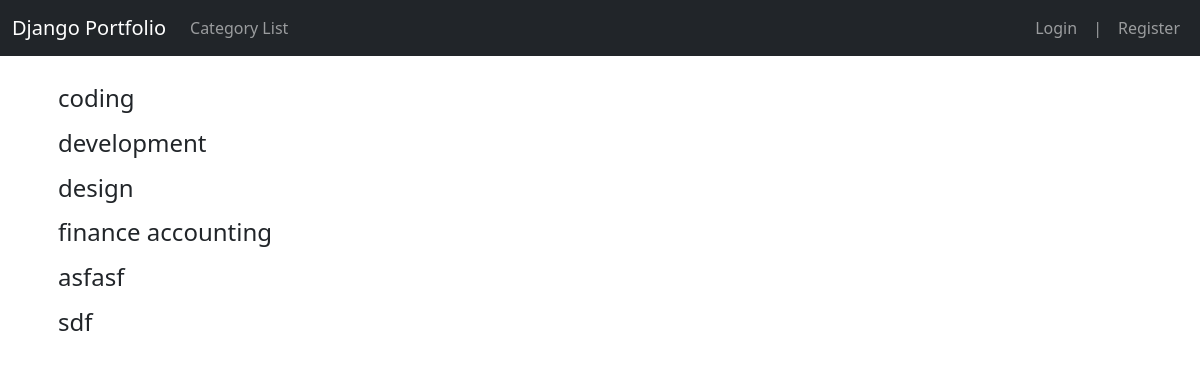
The app's page /category-list/, older data.
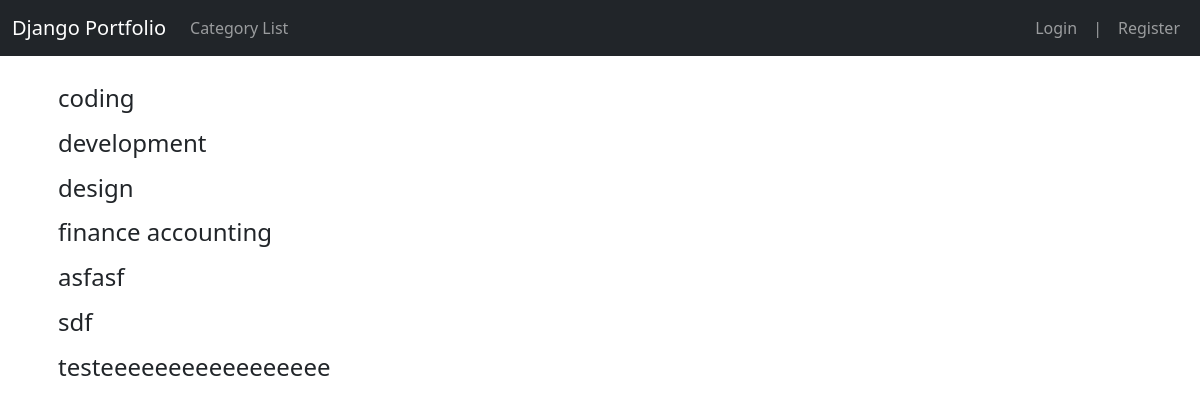
The same page, newer data.
### theblog/models.py (models this page shows, shortened)
class Category(models.Model):
    name = models.CharField(max_length=255)
    def __str__(self):
        return self.name

### theblog/views.py (the view)
# urls.py: path('category-list/', CategoryListView, name='category-list'),
def CategoryListView(request):
    cat_menu_list = Category.objects.all()
    return render(request, 'category_list.html', {'cat_menu_list':cat_menu_list})

### theblog/templates/category_list.html (shortened to what this page needs)
{% extends 'base.html' %}
{% block content %}
    {% for item in cat_menu_list %}
    <h4>
    <a class="dropdown-item" href="{% url 'category' item|slugify %}">{{ item }}</a>
    </h4>
    {% endfor %}
{% endblock %}

Row changes from the older to the newer data that the page shows:
added Category: name "testeeeeeeeeeeeeeeeee"
